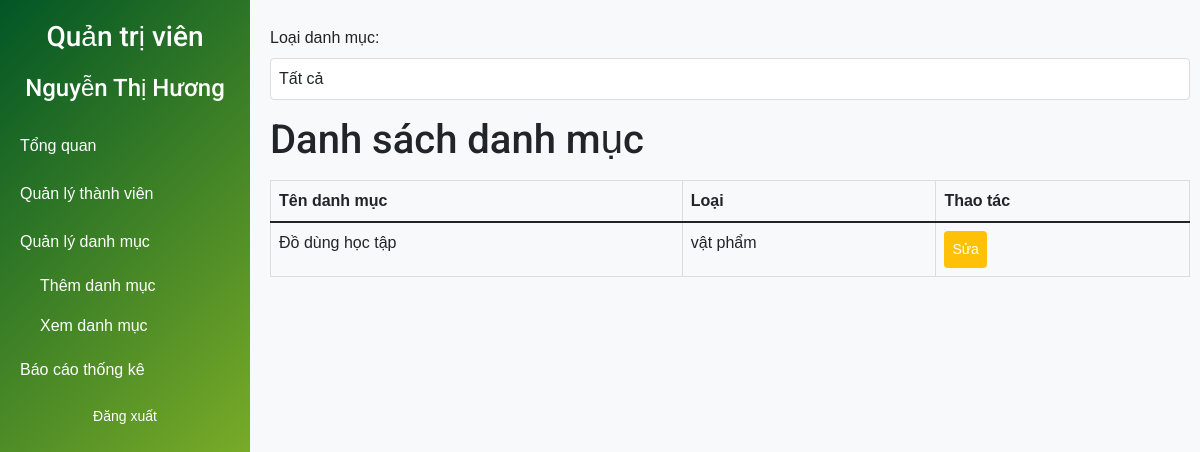
/categories/view/, run on an earlier commit of the app's database.
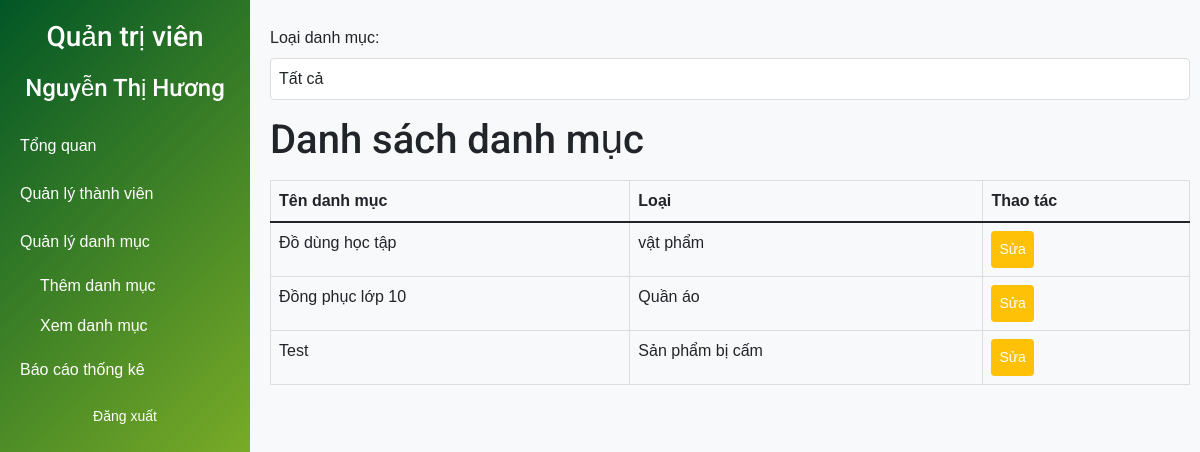
And on a later commit of the database.
### my_app/models.py (models this page shows)
class Category(models.Model):
    id_category = models.AutoField(primary_key=True)
    name = models.CharField(max_length=255, blank=True, null=True)
    type = models.CharField(max_length=50, blank=True, null=True)
    description = models.TextField(blank=True, null=True)
    class Meta:
        managed = True
        db_table = 'category'

### my_app/views.py (the view)
# urls.py: path('categories/view/', view_categories, name='view-categories'),
def view_categories(request):
    category_type = request.GET.get('category_type', None)  # Lấy giá trị loại danh mục từ GET parameter
    if category_type and category_type != 'Tất cả':
        categories = Category.objects.filter(type=category_type)  # Lọc danh mục theo loại
    else:
        categories = Category.objects.all()  # Nếu không lọc, lấy tất cả danh mục
    return render(request, 'admin/view_categories.html', {'categories': categories})

### my_app/templates/admin/view_categories.html (shortened to what this page needs)
<!DOCTYPE html>
{% load static %}
<html lang="vi">
<head>
  <link href="https://cdn.jsdelivr.net/npm/bootstrap@5.1.3/dist/css/bootstrap.min.css" rel="stylesheet">
  <link href="{% static 'css/style_admin.css' %}" rel="stylesheet">
</head>
<body>
  <div class="sidebar">
    <h3>Quản trị viên</h3>
    <h4>Nguyễn Thị Hương</h4>
    <a onclick="goTo('{% url 'admin_dashboard' %}')">Tổng quan</a>
    <a onclick="toggleMenu('memberSubmenu')">Quản lý thành viên</a>
    <a onclick="toggleMenu('categorySubmenu')">Quản lý danh mục</a>
    <div id="categorySubmenu" class="submenu" style="display: block;">
      <a onclick="goTo('{% url 'add-category' %}')">Thêm danh mục</a>
      <a onclick="goTo('{% url 'view-categories' %}')">Xem danh mục</a>
    </div>
    <a onclick="goTo('{% url 'statistics' %}')">Báo cáo thống kê</a>
    <a href="{% url 'logout' %}" class="btn btn-outline-danger">Đăng xuất</a>
  </div>
  <div class="main-content">
    <div class="form-group mt-3">
      <label for="filterTypeEventCat">Loại danh mục:</label>
      <select id="filterTypeEventCat" onchange="filterCategoryEvents(event)" class="form-control">
        <option value="Tất cả">Tất cả</option>
      </select>
    </div>
    <div id="view-categories">
      <h1>Danh sách danh mục</h1>
      <table class="table">
        <thead>
          <tr>
            <th>Tên danh mục</th>
            <th>Loại</th>
            <th>Thao tác</th>
          </tr>
        </thead>
        <tbody>
          {% for category in categories %}
          <tr id="category-{{ category.id_category }}">
            <td>{{ category.name }}</td>
            <td>{{ category.type }}</td>
            <td>
              <button class="btn btn-warning btn-sm" onclick="editCategory({{ category.id_category }})">Sửa</button>
            </td>
          </tr>
          {% empty %}
          <tr>
            <td colspan="3">Không có danh mục nào.</td>
          </tr>
          {% endfor %}
        </tbody>
      </table>
    </div>
  </div>
</body>
</html>

What changed in the data, as far as the page shows it:
added Category: name "Đồng phục lớp 10", type "Quần áo"
added Category: name "Test", type "Sản phẩm bị cấm"
